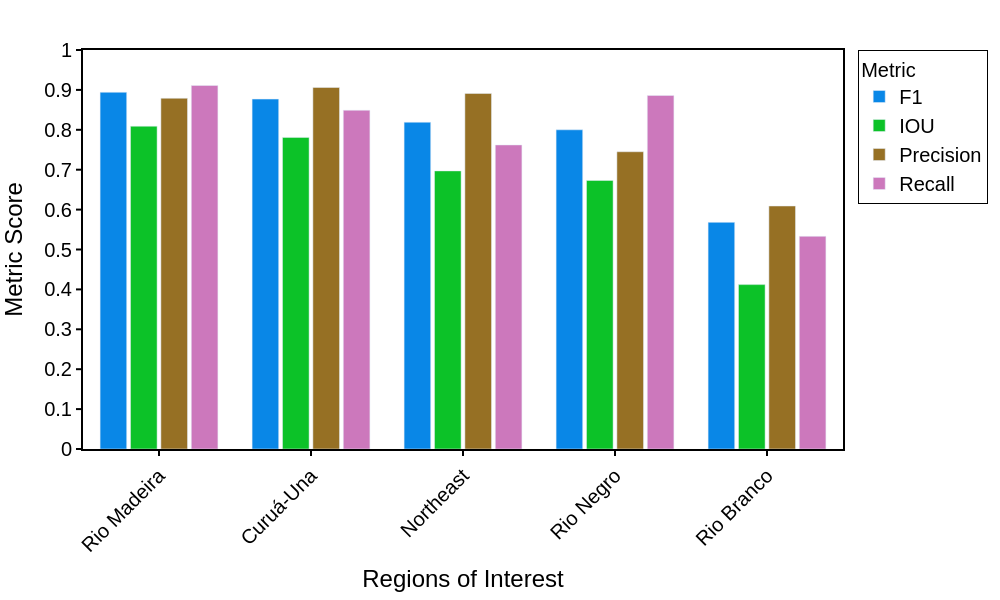

Notebook cell for this chart:
### Code cell
import plotly.graph_objects as go

rename_regions = {
    "Rio_Madeira": "Rio Madeira",
    "Curua-Una": "Curuá-Una",
    "Rio_Negro": "Rio Negro",
    "Rio_Branco": "Rio Branco",
}

# Prepare data - pivot so metrics are columns
plot_data = region_results.reset_index().pivot(index="Region", columns="Metric", values="B2")

# Sort regions by F1 score (descending)
plot_data = plot_data.sort_values("f1", ascending=False).rename(index=rename_regions)

# Define colors for each metric (colorblind-friendly palette)
colors = {
    "f1": "#0987E7",  # Blue
    "iou": "#0CC228",  # Orange
    "precision": "#967024",  # Green
    "recall": "#CC78BC",  # Purple
}

# Create grouped bar chart
fig = go.Figure()

for metric in ["f1", "iou", "precision", "recall"]:
    fig.add_trace(
        go.Bar(
            name=metric.upper() if metric == "iou" else metric.capitalize(),
            x=plot_data.index,
            y=plot_data[metric],
            marker_color=colors[metric],
            width=0.175,
        )
    )

# Publication-ready layout
fig.update_layout(
    xaxis_title="Regions of Interest",
    yaxis_title="Metric Score",
    barmode="group",
    plot_bgcolor="white",
    paper_bgcolor="white",
    font={"family": "Arial, sans-serif", "size": 20, "color": "black"},
    legend={
        "title": {"text": "Metric", "font": {"size": 20}},
        "x": 1.02,
        "y": 1,
        "xanchor": "left",
        "yanchor": "top",
        "bgcolor": "rgba(255, 255, 255, 0.8)",
        "bordercolor": "black",
        "borderwidth": 1,
    },
    width=1000,
    height=600,
    margin={"t": 50, "b": 80, "l": 80, "r": 150},
)

# Configure axes
fig.update_xaxes(
    showgrid=False,
    showline=True,
    linewidth=2,
    linecolor="black",
    mirror=True,
    ticks="outside",
    tickwidth=2,
    tickcolor="black",
    tickangle=-45,
)

fig.update_yaxes(
    range=[0, 1],
    showgrid=False,
    gridwidth=1,
    gridcolor="lightgray",
    showline=True,
    linewidth=2,
    linecolor="black",
    mirror=True,
    ticks="outside",
    tickwidth=2,
    tickcolor="black",
    tickmode="linear",
    tick0=0.0,
    dtick=0.1,
)

fig

### Figure 1 — Plotly figure (JSON) as saved in the notebook; plotly's stock layout.template omitted (floating-point values rounded to 4 significant figures)
{"data": [{"marker": {"color": "#0987E7"}, "name": "F1", "type": "bar", "width": 0.175, "x": ["Rio Madeira", "Curuá-Una", "Northeast", "Rio Negro", "Rio Branco"], "y": [0.894, 0.877, 0.819, 0.8, 0.568]}, {"marker": {"color": "#0CC228"}, "name": "IOU", "type": "bar", "width": 0.175, "x": ["Rio Madeira", "Curuá-Una", "Northeast", "Rio Negro", "Rio Branco"], "y": [0.809, 0.781, 0.697, 0.673, 0.412]}, {"marker": {"color": "#967024"}, "name": "Precision", "type": "bar", "width": 0.175, "x": ["Rio Madeira", "Curuá-Una", "Northeast", "Rio Negro", "Rio Branco"], "y": [0.879, 0.906, 0.891, 0.745, 0.609]}, {"marker": {"color": "#CC78BC"}, "name": "Recall", "type": "bar", "width": 0.175, "x": ["Rio Madeira", "Curuá-Una", "Northeast", "Rio Negro", "Rio Branco"], "y": [0.911, 0.849, 0.762, 0.886, 0.533]}], "layout": {"barmode": "group", "font": {"color": "black", "family": "Arial, sans-serif", "size": 20}, "height": 600, "legend": {"bgcolor": "rgba(255, 255, 255, 0.8)", "bordercolor": "black", "borderwidth": 1, "title": {"font": {"size": 20}, "text": "Metric"}, "x": 1.02, "xanchor": "left", "y": 1, "yanchor": "top"}, "margin": {"b": 80, "l": 80, "r": 150, "t": 50}, "paper_bgcolor": "white", "plot_bgcolor": "white", "width": 1000, "xaxis": {"linecolor": "black", "linewidth": 2, "mirror": true, "showgrid": false, "showline": true, "tickangle": -45, "tickcolor": "black", "ticks": "outside", "tickwidth": 2, "title": {"text": "Regions of Interest"}}, "yaxis": {"dtick": 0.1, "gridcolor": "lightgray", "gridwidth": 1, "linecolor": "black", "linewidth": 2, "mirror": true, "range": [0, 1], "showgrid": false, "showline": true, "tick0": 0, "tickcolor": "black", "tickmode": "linear", "ticks": "outside", "tickwidth": 2, "title": {"text": "Metric Score"}}}}
